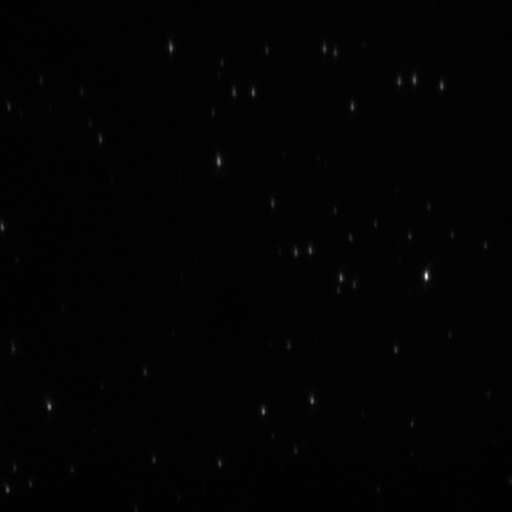
#> input picture X2110-Camera/100x/bQD705-5/STD_680-5.tif, 512 x 512 px
$ python wavelength_calculation_two_colors.py
#> lines starting #> are read from the running program, lines starting #| are printed output that depends on the picture
# =============================================================================
# This code calculates the wavelength based on the calibration of the prism.
# Input: image files with the different colors on imageFiles variable
# Output: graphs of the spectra by wavelength
# coef variable is the 3rd polynomial coefcients from the prism calibration
# Code written by Andre Thomaz 1/22/2018
# =============================================================================


#import seaborn as sns
#sns.set()
import matplotlib.pyplot as plt
import numpy as np
from mpl_toolkits.mplot3d import Axes3D
import scipy.optimize as sp
from skimage.feature import peak_local_max
from PIL import Image
from scipy import sparse
#from scipy.spatial import distance
import pandas as pd


plt.close('all')

#####################################################################################
def twoD_Gaussian(x_y, offset, amplitude, xo, yo, sigma_x, sigma_y, theta):
    x, y = x_y
    xo = float(xo)
    yo = float(yo)
    a = (np.cos(theta)**2)/(2*sigma_x**2) + (np.sin(theta)**2)/(2*sigma_y**2)
    b = -(np.sin(2*theta))/(4*sigma_x**2) + (np.sin(2*theta))/(4*sigma_y**2)
    c = (np.sin(theta)**2)/(2*sigma_x**2) + (np.cos(theta)**2)/(2*sigma_y**2)
    g = offset + amplitude*np.exp( - (a*((x-xo)**2) + 2*b*(x-xo)*(y-yo)
                            + c*((y-yo)**2)))
    return g.ravel()

###################################################################################


imagesFiles = [ 'STD_680-5.tif',  'STD_red-5.tif']


image = Image.open(imagesFiles[0])
#> image is the input picture: PIL image 512x512 F; min 15.13, max 2438.8, mean 45.9
im_red = Image.open(imagesFiles[1])
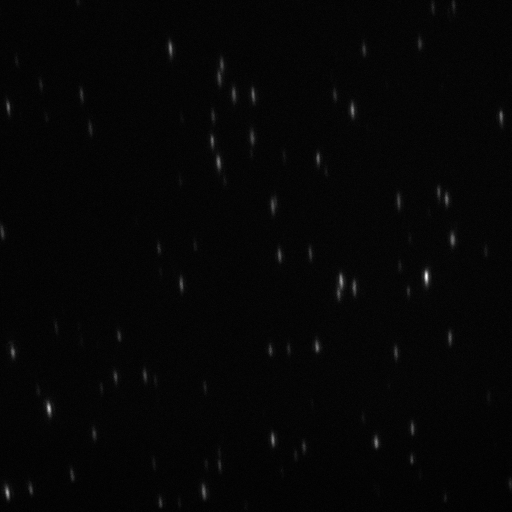
#> input picture X2110-Camera/100x/bQD705-5/STD_red-5.tif, 512 x 512 px
#> im_red is the input picture: PIL image 512x512 F; min 41.05, max 3344.9, mean 121.7


image = np.array(image)

#Check treshold, otherwise it may find more than one peak
thr_base = np.max(image)-55.5*np.std(image)
#> thr_base = 532.7
peaks_base = peak_local_max(image, min_distance=5, threshold_abs=thr_base)
#> peaks_base = 22 rows, first 8: [276, 426], [406, 49], [160, 218], [411, 263], [400, 312], [47, 170], [278, 341], [92, 253]
peaks_base[:,0], peaks_base[:,1] = peaks_base[:,1], peaks_base[:,0].copy()

#Define the size of the box/rectangle to crop the image to find peaks
x_sides = 18
y_top = 14 #if one of the colors is too far away from 680nm rectangle
y_bot = 14


#if points are to close to the borders dont consider it
delete_base = []
for i,points in enumerate(peaks_base):
    if points[1]-y_top<0:                             #if point is too close to the top
        delete_base.append(i)
    elif points[1] + y_bot >image.shape[0]:           #if point is too close to the bottom
        delete_base.append(i)
    if points[0] + 10 > image.shape[1]:               #if point is too close to the right
        delete_base.append(i)
    if points[0] - 10 < 0:                            #if point is too close to the left
        delete_base.append(i)
#> this loop made 22 passes
#> points on passes 1 to 12: [426, 276], [49, 406], [218, 160], [263, 411], [312, 400], [170, 47], [341, 278], [253, 92], [414, 80], [310, 251], [441, 87], [7, 490]
#> after the loop, delete_base = [11]
peaks_base = np.delete(peaks_base, delete_base, 0)
#> peaks_base = 21 rows, first 8: [426, 276], [49, 406], [218, 160], [263, 411], [312, 400], [170, 47], [341, 278], [253, 92]

#peaks_base = np.copy(peaks_base[0:6,:]) #Fix this!!!!!!!!!!!!!!!!!!!!!!!
print(str(peaks_base.shape[0]) + ' 680 peaks')
#| 21 680 peaks

#plot image and detected peaks
plt.figure(1)
plt.imshow(image)
plt.grid('off')
plt.scatter(peaks_base[:,0], peaks_base[:,1], facecolor='none', edgecolor="white")

##############################################################################
im_red = np.array(im_red)


# [26 lines of commented-out code are left out]

base_centers = np.empty((0,2))
base_centers_trans = np.empty((0,2)) #trans is in the coordinate system of the masked image below

#if a detected color is to far from the reference peak we need to increase the y box height
box = x_sides
box_y_top = y_top
box_y_bot = y_bot

rows_y = box_y_top + box_y_bot

sumBase = np.empty((rows_y, peaks_base.shape[0])) #empty matrix to hold the collapsed sum of images/spectra


#fitting of a Gaussian to each detected peak before:

for i, peaks in enumerate(peaks_base):

    xmin = peaks[0] - box/2
    xmax = peaks[0] + box/2
    ymin = peaks[1] - box_y_top
    ymax = peaks[1] + box_y_bot

    x = np.arange(xmin, xmax,1)
    y = np.arange(ymin, ymax,1)

    Y, X = np.meshgrid(x,y) #note: meshgrid is needed to use an asymetric grid with plot_surface, I tried mgrid and it didn't work.

    imageMask =  image[int(np.min(X)):int(np.max(X))+1, int(np.min(Y)):int(np.max(Y))+1] #to mask it correctly we have to invert X and Y here
    imageMaskcopy =  np.copy(image)[int(np.min(X)):int(np.max(X))+1, int(np.min(Y)):int(np.max(Y))+1] #copy to do calculation in masked image coordinates


    sumBaseTemp = np.sum(imageMaskcopy, axis=1) #collapse the x direction to get spectra along y direction
    sumBase[:,i] = sumBaseTemp

    ig = (np.min(imageMask), np.max(imageMask) , peaks[1]+0.5, peaks[0]+0.5, 2.0, 2.0, 0.0) #0.5 used to force fit because peaks were to close to the fit
    inpars, pcov = sp.curve_fit(twoD_Gaussian,(X,Y), imageMask.ravel(), p0=ig, maxfev=20000)
    fit3 = twoD_Gaussian((Y, X), *inpars).reshape(X.shape[0], Y.shape[1])

    base_centers = np.append (base_centers, [[inpars[2], inpars[3]]], axis=0)
    base_centers_trans = np.append (base_centers_trans, [[inpars[2]-ymin, inpars[3]-xmin]], axis=0) #parameters minx ymin and xmin to translate
#> this loop made 21 passes
#> peaks on passes 4 to 15: [263, 411], [312, 400], [170, 47], [341, 278], [253, 92], [414, 80], [310, 251], [441, 87], [352, 107], [399, 83], [324, 48], [296, 252]
#> (peaks, xmin, xmax, ymin, ymax, ig) on pass 1: ([426, 276], 417, 435, 262, 290, (35.68, 2438.8, 276.5, 426.5, 2, 2, 0))
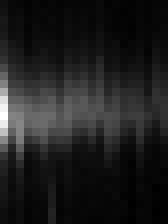
#> sumBase: shape (28, 21) float64 (shown 8 times larger); min 698.9, max 9911.5, mean 1816.6; drawn with min black and max white
                                                                                                    # [29 lines of commented-out code are left out]
base_centers[:, 0], base_centers[:, 1] = base_centers[:, 1], base_centers[:, 0].copy() #invert back to X,Y order
#base_centers_trans = np.array([base_centers_trans_temp][0])
base_centers_trans[:, 0], base_centers_trans[:, 1] = base_centers_trans[:, 1], base_centers_trans[:, 0].copy() #invert back to X,Y order
#print(str(base_centers.shape[0]) + ' 680 peaks cleaned')
#
#Test Peaks fitting
plt.figure(2)
plt.imshow(image)
plt.grid('off')
plt.scatter(peaks_base[:,0], peaks_base[:,1], facecolor='none', edgecolor="g")
plt.scatter(base_centers[:,0], base_centers[:,1], facecolor='none', edgecolor="r")

#######################################################################################################


#if a detected color is to far from the reference peak we need to increase the y box height
box = x_sides
box_y_top = y_top
box_y_bot = y_bot


rows_y = box_y_top + box_y_bot


sumRed = np.empty((rows_y, base_centers.shape[0]))

for i,peaks in enumerate(peaks_base):

    xmin = peaks[0] - box/2
    xmax = peaks[0] + box/2
    ymin = peaks[1] - box_y_top
    ymax = peaks[1] + box_y_bot

    x = np.arange(xmin, xmax,1)
    y = np.arange(ymin, ymax,1)

    Y, X = np.meshgrid(x,y) #note: meshgrid is needed to use an asymetric grid with plot_surface, I tried mgrid and it didn't work

    redMask =  im_red[int(np.min(X)):int(np.max(X))+1, int(np.min(Y)):int(np.max(Y))+1] #to mask it correctly we have to invert X and Y here
    redMaskcopy =  np.copy(im_red)[int(np.min(X)):int(np.max(X))+1, int(np.min(Y)):int(np.max(Y))+1]

    sumRedTemp = np.sum(redMaskcopy, axis=1)
    sumRed[:,i] = sumRedTemp
#> this loop made 21 passes
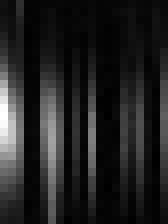
#> sumRed: shape (28, 21) float64 (shown 8 times larger); min 1796.4, max 14946.3, mean 3576.1; drawn with min black and max white

    # [14 lines of commented-out code are left out]
def baseline_als(y, lam, p, niter=10):
  L = len(y)
  D = sparse.csc_matrix(np.diff(np.eye(L), 2))
  w = np.ones(L)
  for i in range(niter):
    W = sparse.spdiags(w, 0, L, L)
    Z = W + lam * D.dot(D.transpose())
    z = sparse.linalg.spsolve(Z, w*y)
    w = p * (y > z) + (1-p) * (y < z)
  return z


#Wavelength Calculation
#coef comes from the calibration => coefficient of a 3rd order polynomial
coef = np.array([
-0.0001188, 0.01139, 4.18, 680])

p = np.poly1d(coef)

#In this case there is some leaking between the channels and also because the mask box is big a lot of the
#masked image is background, setting this intervals to 0 takes care of this

#sumGreen[35:,:] = 0
#sumRed[0:35,:] = 0
sumBase[0:35,:] = 0
#> sumBase: shape (28, 21) float64; every value is 0


#Tables to hold spectral mean for each channel
spectralMeanTableRed = np.empty((np.shape(base_centers_trans)[0],1))

spectralMeanTableBase = np.empty((np.shape(base_centers_trans)[0],1))
wavelengthTable = []

#   [7,12,22,26]: 680-1.tif
#   [7, 13, 28] 680-2.tif
#   [9,11,19,23,26,29,33,34,36,37,38,40,41,47,48,49,59] 680-3.tif
#   [10,11] 680-4.tif
#   [1, 3, 7, 9, 12, 16, 17, 18, 19] 680-5.tif


listToClean = [1, 3, 7, 9, 12, 16, 17, 18, 19]


#for each center in the translated coordinate system of the masked image calculates the new wavelenght calibration
#by making the fitted center zero pixel displacement and applying the 3rd polynomial
for i, centers in enumerate(base_centers_trans):
    pixels = np.arange(0,rows_y,1)
    x_center = centers[0]
    y_center = centers[1]
    pixels_x = pixels - x_center
    pixels_y = pixels - y_center
    pixel_disp = p(pixels_y)


    if i not in listToClean:
        sumNormRed = (sumRed[:,i]) /np.max(sumRed[:,i])

        sumNormBase = (sumBase[:,i])/np.max(sumBase[:,i])

        redMax = np.max(sumRed[:,i])
        redSTD = np.std(sumRed[:,i])

    #    if (redSTD) < 300:
    #        sumNormRed.fill(0.0)
    #        print(i)

        #Save spectra by wavelength
        wavelengthTable.append(list(pixel_disp.T))
        wavelengthTable.append(list(sumNormRed.T))


        #Spectral mean Calculation (wavelength average weighted by intensity)
        spectralMeanRed = np.sum(np.multiply(sumRed[:,i],pixel_disp))/np.sum(sumRed[:,i])


        spectralMeanBase = np.sum(np.multiply(sumBase[:,i],pixel_disp))/np.sum(sumBase[:,i])


        spectralMeanTableRed[i,0] = spectralMeanRed

        spectralMeanTableBase[i,0] = spectralMeanBase


        plt.figure(4)
        plt.scatter([700.0],spectralMeanRed )
        plt.xlim(570,750)

        # [6 lines of commented-out code are left out]


        plt.figure(6, figsize=(4,8))
        ##        zz = baseline_als(sumRed[30:,i], 1000000, 0.0001)
        ##        corre = sumRed[30:,i]-zz
        ##        corre = corre/np.max(corre)
        plt.plot(pixel_disp,sumNormRed, label=i)
        #plt.plot(pixel_disp,sumNormBase, label=i)
        #plt.legend()


    #plt.xlim(600,780)
        plt.title('Spectra of bQD705nm Invitrogen')
        plt.xlabel('Wavelength (nm)')
        plt.ylabel('Normalized Intensity (a.u.)')
#> this loop made 21 passes
#> centers on passes 1 to 12: [8.87, 13.58], [8.9, 14.02], [9.35, 14.92], [8.95, 13.78], [8.71, 14.05], [9.44, 14.23], [8.6, 13.55], [8.82, 14.11], [9.04, 13.4], [8.76, 12.89], [9.25, 12.49], [8.89, 13.35]
    #        plt.xlim(640,720)
        #plt.ylim(0.2,1.05)

MeanTableRed_msk = spectralMeanTableRed[spectralMeanTableRed>580]

#
#Plot spectral mean for each color/dye
plt.figure(3)

plt.errorbar([700.0], np.mean(MeanTableRed_msk), yerr=np.std(MeanTableRed_msk), marker='o', markersize=5)
#plt.errorbar([680.0], np.mean(spectralMeanTableBase), yerr=np.std(spectralMeanTableBase), marker='o', markersize=5)
plt.xticks(np.arange(560,750,20))
plt.yticks(np.arange(560,750,20))
plt.xlim(570,750)
plt.ylim(560,720)
plt.grid('on')
plt.xlabel('Nominal Wavelength (nm)')
plt.ylabel('Spectral Mean (nm)')

#
df = pd.DataFrame(wavelengthTable)
df = df.T
col_names = ['Wavelength', 'Red']

df.columns = col_names*(int(len(df.columns)/2))
file_name = imagesFiles[0].split('-')
file_name = file_name[1].split('.')

writer = pd.ExcelWriter('output-' + file_name[0] + '.xlsx')
df.to_excel(writer,'Sheet1')
#> (the run stopped early here; a loop or call above may not have finished)
